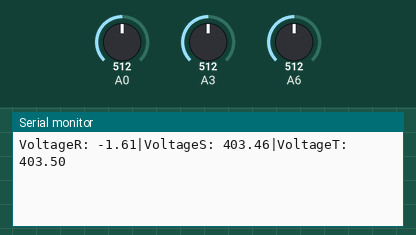
Simulated run of this sketch. Board: Arduino Nano, built with avr-gcc and run on an emulated ATmega328P. Shown: the last lines printed to the serial monitor. Inputs (shaded band) come from the test bench; at power-on: A3 = 512, A6 = 512, A0 = 512.

Above: at 1.2 s.
1.3 s: A3 set to 716
At 2.6 s:
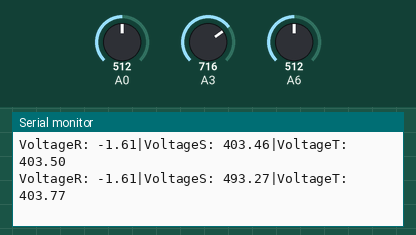
2.8 s: A6 set to 716
At 3.8 s:
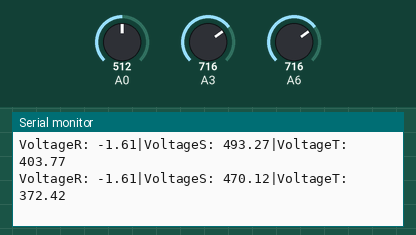
4.3 s: A0 set to 716
At 5.4 s:
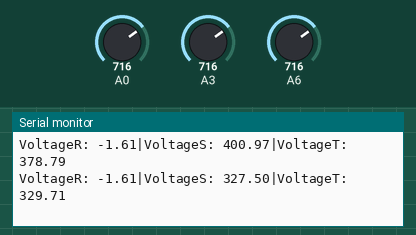
5.8 s: A0 set to 900
At 6.8 s:
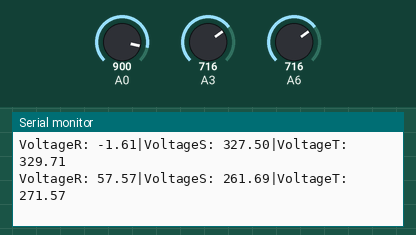
7.3 s: A3 set to 900
At 8.6 s:
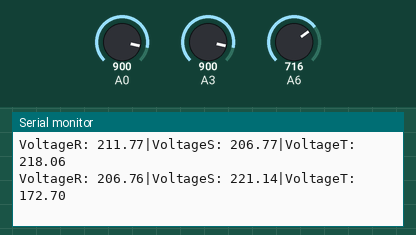
8.8 s: A6 set to 900
At 9.7 s:
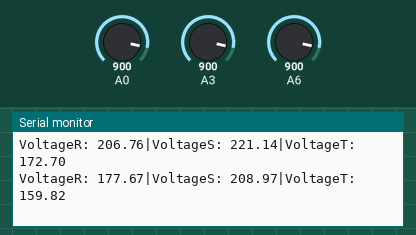
Timing chart, 0 to 11.3 s (numbered marks = the images above; inputs shaded):
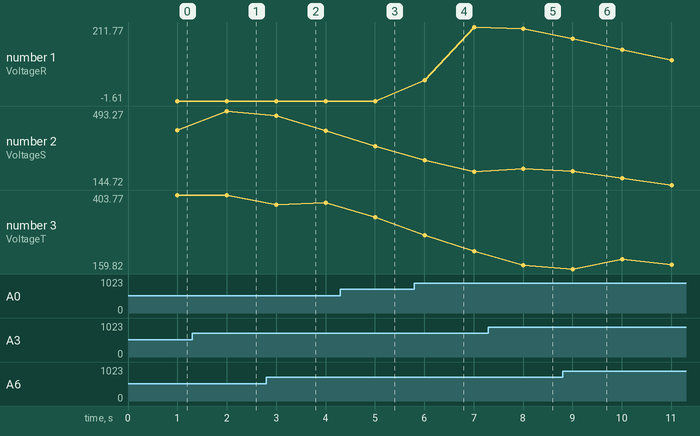

Measured:
- after the input at 1.3 s, the serial monitor: prints a new line after 0.70 s (image 1)
- after the input at 2.8 s, the serial monitor: prints a new line after 0.20 s (image 2)
- after the input at 5.8 s, the serial monitor: prints a new line after 0.21 s (image 4)
- after the input at 7.3 s, the serial monitor: prints a new line after 0.71 s (image 5)
- after the input at 8.8 s, the serial monitor: prints a new line after 0.21 s (image 6)
- plotted number 1: -1.61 → 211.77 after the input at 5.8 s
- plotted number 2: 403.46 → 493.27 after the input at 1.3 s, 206.77 → 221.14 after the input at 7.3 s
- plotted number 3: 403.77 → 378.79 after the input at 2.8 s, 172.7 → 174.39 after the input at 8.8 s

The sketch:

VoltageMeasure.ino
```cpp
/* This code works with ZMPT101B AC voltage sensor module and 128x32 OLED display
 * It permits you to measure any AC voltage up to 250V, BE CAREFUL !!!
 * The functions from Filters library permits you to calculate the True RMS of a signal
 * Refer to www.surtrTech.com or SurtrTech YouTube channel for more details
 */

#include <Filters.h> //Easy library to do the calculations

//MvAvg method
#define AvgSize 50
uint8_t indexR = 0;uint8_t indexS = 0;uint8_t indexT = 0;
float sumR;float sumS;float sumT;
float readingR[AvgSize];float readingS[AvgSize];float readingT[AvgSize];
float MvAvgR;float MvAvgS;float MvAvgT;

float testFrequency = 50;                     // test signal frequency (Hz)
float windowLength = 100.0/testFrequency;     // how long to average the signal, for statistist

float intercept = -0.04; // to be adjusted based on calibration testing
float slope = 0.0405; // to be adjusted based on calibration testing
float VoltsR; // VoltageR
float VoltsS; // VoltageS
float VoltsT; // VoltageT

unsigned long printPeriod = 1000; //Refresh rate
unsigned long previousMillis = 0;

void setup() {
  Serial.begin( 9600 );    // start the serial port
}

void loop() {
  RunningStatistics inputStatsR;                        //Easy life lines, actual calculation of the RMS requires a load of coding
  RunningStatistics inputStatsS;
  RunningStatistics inputStatsT;
  inputStatsR.setWindowSecs(windowLength);
  inputStatsS.setWindowSecs(windowLength);
  inputStatsT.setWindowSecs(windowLength);

  while(true) {
    inputStatsR.input(analogRead(A0));                  // log to Stats function
    inputStatsS.input(analogRead(A3));                  // log to Stats function
    inputStatsT.input(analogRead(A6));                  // log to Stats function

      VoltsR = intercept + slope * inputStatsR.sigma(); // Calibartions for offset and amplitude
      VoltsR= VoltsR*(40.3231);                         // Further calibrations for the amplitude
      // movingAvgR method
      sumR = sumR - readingR[indexR];
      readingR[indexR] = VoltsR;
      sumR = sumR + readingR[indexR];
      indexR = indexR + 1;
      if(indexR >= AvgSize){
         indexR = 0;
      }

      VoltsS = intercept + slope * inputStatsS.sigma(); // Calibartions for offset and amplitude
      VoltsS= VoltsS*(40.3231);                         // Further calibrations for the amplitude
      // movingAvgS method
      sumS = sumS - readingS[indexS];
      readingS[indexS] = VoltsS;
      sumS = sumS + readingS[indexS];
      indexS = indexS + 1;
      if(indexS >= AvgSize){
         indexS = 0;
      }

      VoltsT = intercept + slope * inputStatsT.sigma(); // Calibartions for offset and amplitude
      VoltsT= VoltsT*(40.3231);                         // Further calibrations for the amplitude
      // movingAvgR method
      sumT = sumT - readingT[indexT];
      readingT[indexT] = VoltsT;
      sumT = sumT + readingT[indexT];
      indexT = indexT + 1;
      if(indexT >= AvgSize){
         indexT = 0;
      }

    if((unsigned long)(millis() - previousMillis) >= printPeriod) {
      previousMillis = millis();   // update time every second

      MvAvgR = sumR/AvgSize;
      MvAvgS = sumS/AvgSize;
      MvAvgT = sumT/AvgSize;
      Serial.print( "VoltageR: " );Serial.print(MvAvgR);Serial.print("|");
      Serial.print( "VoltageS: " );Serial.print(MvAvgS);Serial.print("|");
      Serial.print( "VoltageT: " );Serial.println(MvAvgT);
    }
  }
}
```
